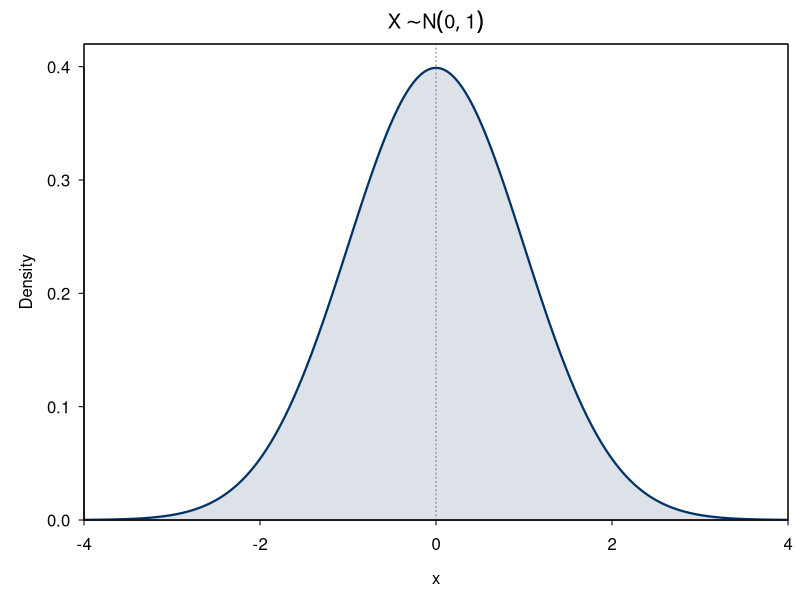
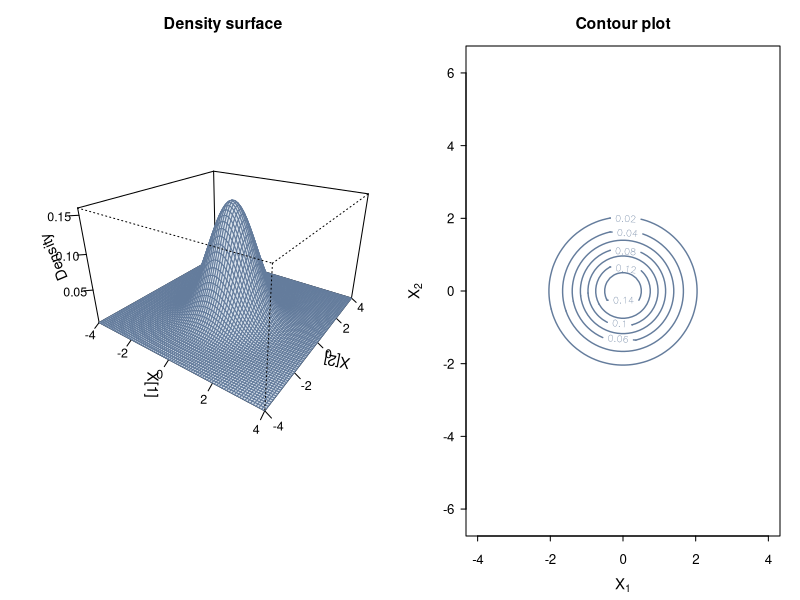

Recreate these plots in R, in order.
## ---- chunk 1
#| include: false
knitr::opts_chunk$set(
  echo = FALSE,
  warning = FALSE,
  message = FALSE,
  fig.align = "center"
)
## ---- chunk 2
#| fig-width: 4.6
#| fig-height: 3.6
#| out-width: "100%"
x <- seq(-4, 4, length.out = 600)
y <- dnorm(x)
old_par <- par(
  mar = c(4.0, 4.2, 2.2, 0.6),
  mgp = c(2.4, 0.7, 0),
  tcl = -0.25
)
plot(
  x, y,
  type = "n",
  xlim = c(-4, 4),
  ylim = c(0, 0.42),
  xaxs = "i",
  yaxs = "i",
  xlab = expression(x),
  ylab = "Density",
  main = expression(X %~% N(0, 1)),
  las = 1
)
polygon(
  c(x, rev(x)),
  c(y, rep(0, length(y))),
  col = grDevices::adjustcolor("#647C9C", alpha.f = 0.22),
  border = NA
)
lines(x, y, lwd = 2.2, col = "#003366")
abline(v = 0, lty = 3, col = "grey45")
box()
par(old_par)
## ---- chunk 3
#| fig-width: 8.4
#| fig-height: 3.4
#| out-width: "96%"
x <- seq(-4, 4, length.out = 80)
y <- seq(-4, 4, length.out = 80)
z <- outer(x, y, function(a, b) dnorm(a) * dnorm(b))
old_par <- par(
  mfrow = c(1, 2),
  mar = c(3.2, 3.3, 2.3, 1.0),
  mgp = c(2.0, 0.6, 0),
  tcl = -0.25
)
persp(
  x, y, z,
  theta = 35,
  phi = 25,
  expand = 0.62,
  ticktype = "detailed",
  col = "#D9E2EC",
  border = "#647C9C",
  xlab = expression(X[1]),
  ylab = expression(X[2]),
  zlab = "Density",
  main = "Density surface",
  cex.axis = 0.75,
  cex.lab = 0.9,
  cex.main = 0.95
)
contour(
  x, y, z,
  xlim = c(-4, 4),
  ylim = c(-4, 4),
  levels = seq(0.02, 0.14, by = 0.02),
  col = "#647C9C",
  lwd = 1.4,
  xlab = expression(X[1]),
  ylab = expression(X[2]),
  main = "Contour plot",
  asp = 1,
  las = 1,
  cex.axis = 0.8,
  cex.lab = 0.9,
  cex.main = 0.95
)
par(old_par)
